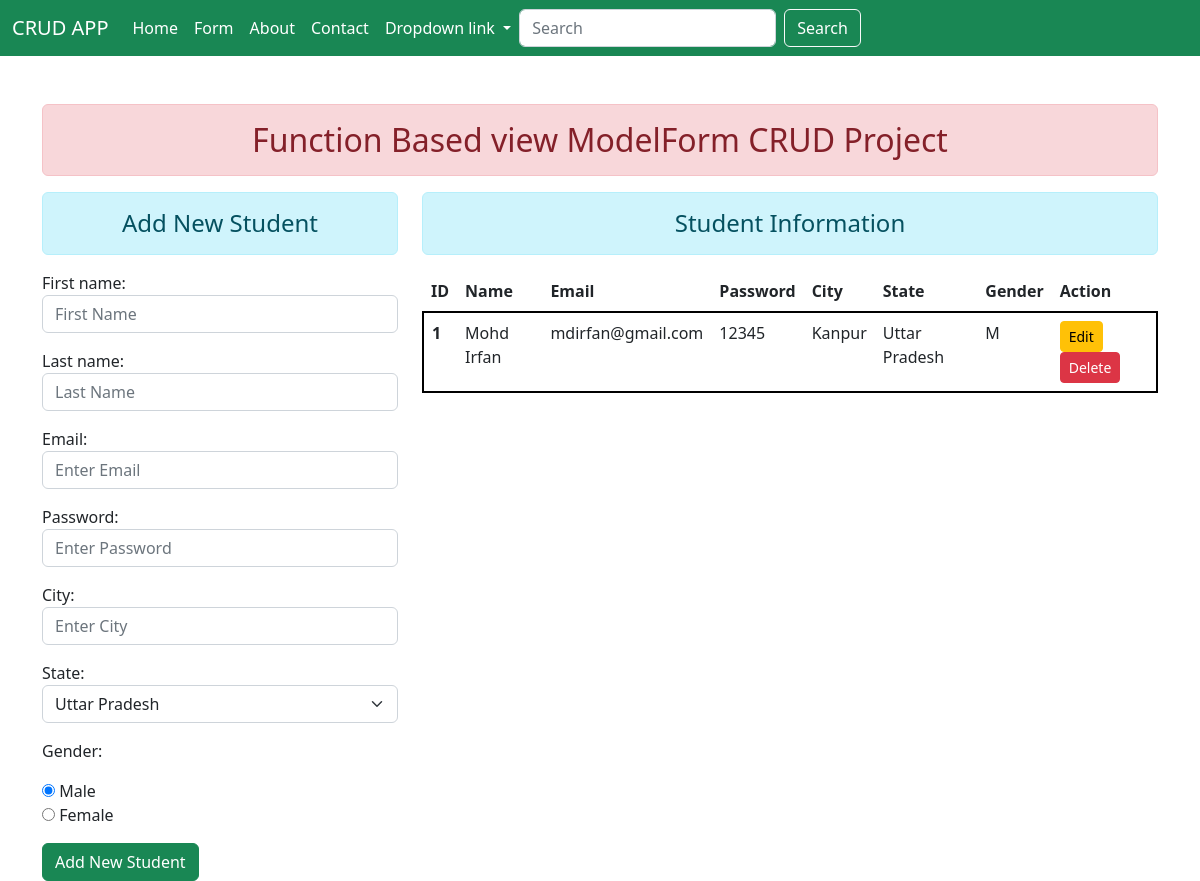
Before: / with the older database file.
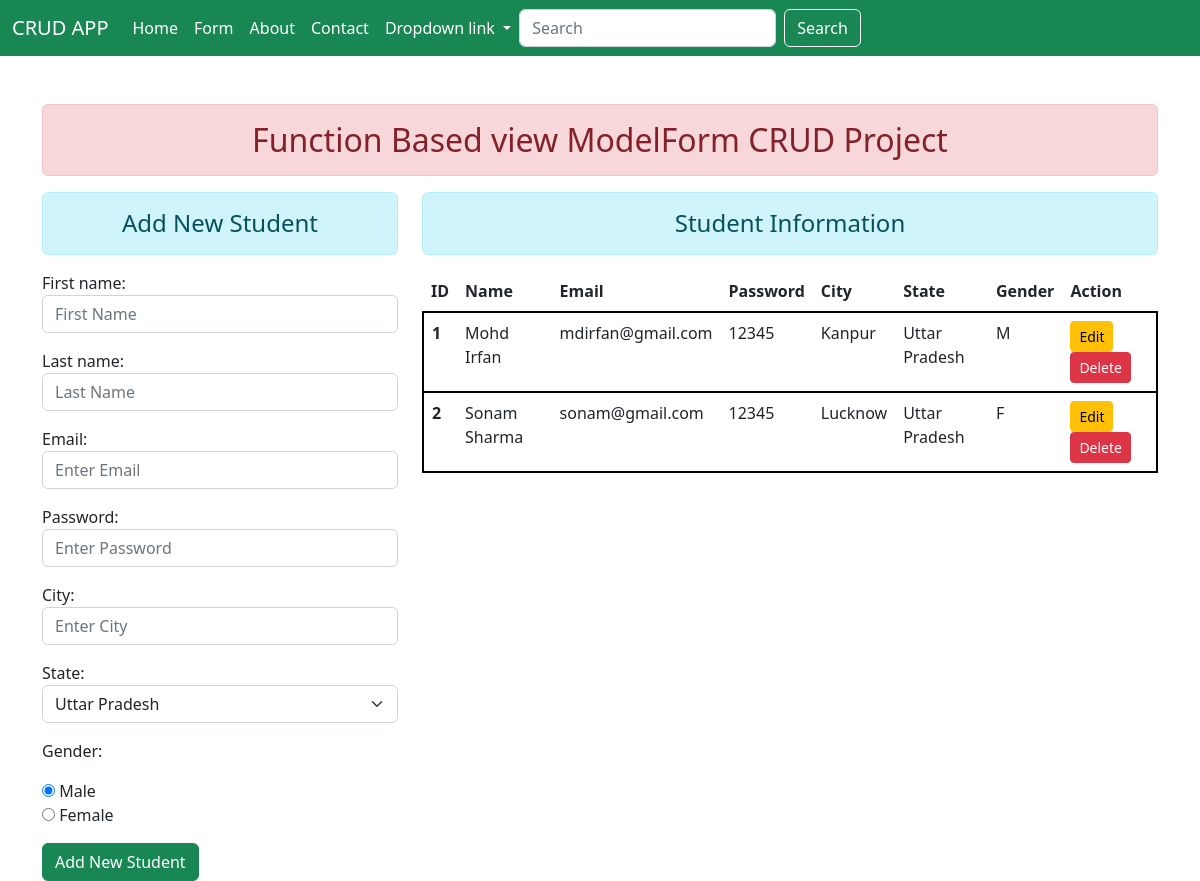
After: the same page with the newer database file.
### home/models.py (models this page shows)
class User(models.Model):
    first_name = models.CharField(max_length=50)
    last_name = models.CharField(max_length=50)
    email = models.EmailField(max_length=50)
    password = models.CharField(max_length=50)
    city = models.CharField(max_length=50)
    state = models.CharField(max_length=10, choices = STATE_CHOICES, default='1')
    gender = models.CharField(max_length=1, choices = GENDER_CHOICES, default='M')

### home/views.py (the view)
# urls.py: 2. Add a URL to urlpatterns:  path('', views.home, name='home')
def home(request):
    users = User.objects.all()
    if request.method == "POST":
        form = UserForm(request.POST)
        if form.is_valid():
            form.save()
            return redirect("home")
    else:
        form = UserForm()
    context = {
        "users": users,
        "form": form,
        "STATE_CHOICES": STATE_CHOICES,
    }
    return render(request, "home/index.html", context)

### home/forms.py
class UserForm(forms.ModelForm):
    class Meta:
        model = User
        fields = "__all__"
        widgets = {
            'first_name': forms.TextInput(attrs={'class': 'form-control', 'placeholder': 'First Name'}),
            'last_name': forms.TextInput(attrs={'class': 'form-control', 'placeholder': 'Last Name'}),
            'email': forms.EmailInput(attrs={'class': 'form-control', 'placeholder': 'Enter Email'}),
            'password': forms.PasswordInput(render_value = True, attrs={'class': 'form-control', 'placeholder': 'Enter Password'}),
            'city': forms.TextInput(attrs={'class': 'form-control', 'placeholder': 'Enter City'}),
            'state': forms.Select(attrs={'class': 'form-select'}, choices = STATE_CHOICES),
            'gender': forms.RadioSelect(choices = GENDER_CHOICES)
        }
    def __init__(self, *args, **kwargs):
        super(UserForm, self).__init__(*args, **kwargs)
        self.fields['state'].choices = sorted(self.fields['state'].choices, key=lambda x: x[1])

### home/templates/home/index.html (shortened to what this page needs)
{% extends 'base.html' %}
{% block content %}
<div class="row">
    <div class="col-sm-4">
        <h4 class="text-center alert alert-info">Add New Student</h4>
        <form action="/" method="POST">
            {{ form.as_p }}
            <input type="submit" class="btn btn-success" value="Add New Student">
        </form>
    </div>
    <div class="col-sm-8">
        <h4 class="text-center alert alert-info">Student Information</h4>
        {% if users %}
        <table class="table table-hover">
            <thead>
                <th>ID</th>
                <th>Name</th>
                <th>Email</th>
                <th>Password</th>
                <th>City</th>
                <th>State</th>
                <th>Gender</th>
                <th>Action</th>
            </thead>
            <tbody>
                {% for user in users %}
                <tr style="border: 2px solid black;">
                    <th scope="row">{{ user.id }}</th>
                    <td>{{ user.first_name }} {{ user.last_name }}</td>
                    <td>{{ user.email }}</td>
                    <td>{{ user.password }}</td>
                    <td>{{ user.city }}</td>
                    <td>
                        {% for state in STATE_CHOICES %}
                        {% if user.state == state.0 %}
                        {{ state.1 }}
                        {% endif %}
                        {% endfor %}
                    </td>
                    <td>{{ user.gender }}</td>
                    <td>
                        <a href="{% url 'update' user.id %}" class="btn btn-warning btn-sm">Edit</a>
                        <form action="{% url 'delete' user.id %}" class="d-inline" method="POST">
                            <input type="submit" class="btn btn-danger btn-sm" value="Delete">
                        </form>
                    </td>
                </tr>
                {% endfor %}
            </tbody>
        </table>
        {% else %}
        <h4 class="text-center alert alert-warning">Welcome Guest</h4>
        <p>Information is not available.</p>
        {% endif %}
    </div>
</div>
{% endblock content %}

### home/templates/base.html (shortened to what this page needs)
{% load static %}
<!doctype html>
<html lang="en">
<head>
    <link rel="stylesheet" href="{% static 'home/css/bootstrap.css' %}">
</head>
<body>
    {% include 'partials/navbar.html' %}
    <div class="container mt-5">
        <h2 class="text-center alert alert-danger">Function Based view ModelForm CRUD Project</h2>
        {% block content %}{% endblock %}
    </div>
</body>
</html>

### home/templates/partials/navbar.html (shortened to what this page needs)
<nav class="navbar navbar-expand-lg bg-success">
    <div class="container-fluid">
        <a class="navbar-brand text-white" href="#">CRUD APP</a>
        <div class="collapse navbar-collapse" id="navbarNavDropdown">
            <ul class="navbar-nav">
                <li class="nav-item">
                    <a class="nav-link active text-white" aria-current="page" href="#">Home</a>
                </li>
                <li class="nav-item">
                    <a class="nav-link text-white" href="#">Form</a>
                </li>
                <li class="nav-item">
                    <a class="nav-link text-white" href="#">About</a>
                </li>
                <li class="nav-item">
                    <a class="nav-link text-white" href="#">Contact</a>
                </li>
                <li class="nav-item dropdown">
                    <a class="nav-link dropdown-toggle text-white" href="#" role="button" data-bs-toggle="dropdown"
                        aria-expanded="false">
                        Dropdown link
                    </a>
                </li>
            </ul>
            <form class="d-flex" role="search">
                <input class="form-control me-2" type="search" placeholder="Search" aria-label="Search">
                <button class="btn btn-outline-light text-white" type="submit">Search</button>
            </form>
        </div>
    </div>
</nav>

Changed rows visible on the page:
added User: id "2", first_name "Sonam", last_name "Sharma", email "sonam@gmail.com", password "12345", city "Lucknow", state "Uttar Pradesh", gender "F"
